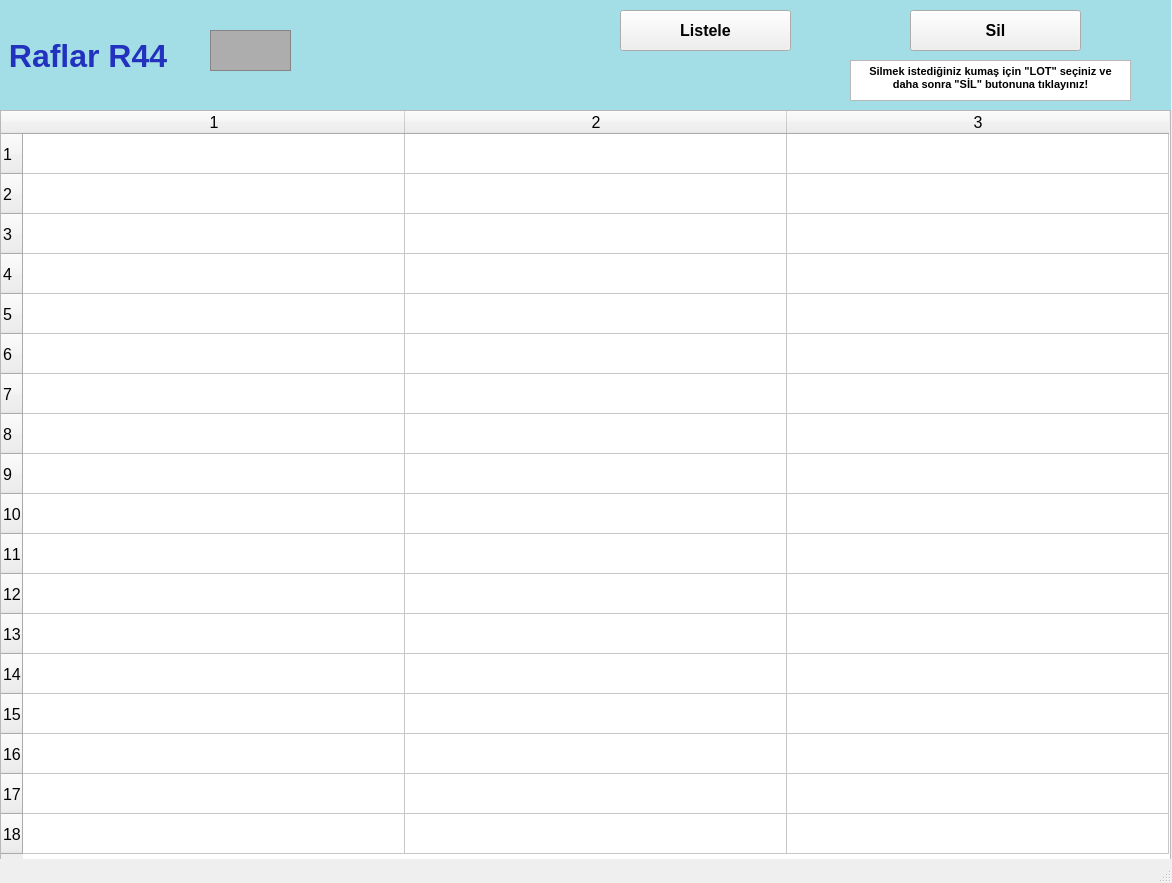
<?xml version="1.0" encoding="UTF-8"?>
<ui version="4.0">
 <class>raflarR44_ekran</class>
 <widget class="QMainWindow" name="raflarR44_ekran">
  <property name="geometry">
   <rect>
    <x>0</x>
    <y>0</y>
    <width>1172</width>
    <height>883</height>
   </rect>
  </property>
  <property name="font">
   <font>
    <pointsize>12</pointsize>
    <weight>50</weight>
    <bold>false</bold>
    <kerning>false</kerning>
   </font>
  </property>
  <property name="windowTitle">
   <string/>
  </property>
  <widget class="QWidget" name="centralwidget">
   <widget class="QLabel" name="raflarR1yazi_lbl">
    <property name="geometry">
     <rect>
      <x>0</x>
      <y>0</y>
      <width>1171</width>
      <height>111</height>
     </rect>
    </property>
    <property name="font">
     <font>
      <pointsize>24</pointsize>
      <weight>75</weight>
      <bold>true</bold>
     </font>
    </property>
    <property name="styleSheet">
     <string notr="true">background-color: rgb(163, 221, 229);
color: rgb(34, 50, 190);</string>
    </property>
    <property name="text">
     <string> Raflar R44</string>
    </property>
   </widget>
   <widget class="QFrame" name="raflarR1_img">
    <property name="geometry">
     <rect>
      <x>210</x>
      <y>30</y>
      <width>81</width>
      <height>41</height>
     </rect>
    </property>
    <property name="styleSheet">
     <string notr="true">background-color: rgb(173, 173, 173);</string>
    </property>
    <property name="frameShape">
     <enum>QFrame::StyledPanel</enum>
    </property>
    <property name="frameShadow">
     <enum>QFrame::Raised</enum>
    </property>
   </widget>
   <widget class="QTableWidget" name="R44_tw">
    <property name="geometry">
     <rect>
      <x>0</x>
      <y>110</y>
      <width>1171</width>
      <height>751</height>
     </rect>
    </property>
    <property name="baseSize">
     <size>
      <width>0</width>
      <height>0</height>
     </size>
    </property>
    <property name="rowCount">
     <number>18</number>
    </property>
    <property name="columnCount">
     <number>3</number>
    </property>
    <attribute name="horizontalHeaderVisible">
     <bool>true</bool>
    </attribute>
    <attribute name="horizontalHeaderCascadingSectionResizes">
     <bool>false</bool>
    </attribute>
    <attribute name="horizontalHeaderDefaultSectionSize">
     <number>382</number>
    </attribute>
    <attribute name="horizontalHeaderMinimumSectionSize">
     <number>38</number>
    </attribute>
    <attribute name="verticalHeaderDefaultSectionSize">
     <number>40</number>
    </attribute>
    <attribute name="verticalHeaderMinimumSectionSize">
     <number>23</number>
    </attribute>
    <row/>
    <row/>
    <row/>
    <row/>
    <row/>
    <row/>
    <row/>
    <row/>
    <row/>
    <row/>
    <row/>
    <row/>
    <row/>
    <row/>
    <row/>
    <row/>
    <row/>
    <row/>
    <column/>
    <column/>
    <column/>
   </widget>
   <widget class="QPushButton" name="listeleR44_btn">
    <property name="geometry">
     <rect>
      <x>620</x>
      <y>10</y>
      <width>171</width>
      <height>41</height>
     </rect>
    </property>
    <property name="font">
     <font>
      <pointsize>12</pointsize>
      <weight>75</weight>
      <bold>true</bold>
     </font>
    </property>
    <property name="text">
     <string>Listele</string>
    </property>
   </widget>
   <widget class="QPushButton" name="silR44_btn">
    <property name="geometry">
     <rect>
      <x>910</x>
      <y>10</y>
      <width>171</width>
      <height>41</height>
     </rect>
    </property>
    <property name="font">
     <font>
      <pointsize>12</pointsize>
      <weight>75</weight>
      <bold>true</bold>
     </font>
    </property>
    <property name="text">
     <string>Sil</string>
    </property>
   </widget>
   <widget class="QTextBrowser" name="textBrowser">
    <property name="geometry">
     <rect>
      <x>850</x>
      <y>60</y>
      <width>281</width>
      <height>41</height>
     </rect>
    </property>
    <property name="html">
     <string>&lt;!DOCTYPE HTML PUBLIC &quot;-//W3C//DTD HTML 4.0//EN&quot; &quot;http://www.w3.org/TR/REC-html40/strict.dtd&quot;&gt;
&lt;html&gt;&lt;head&gt;&lt;meta name=&quot;qrichtext&quot; content=&quot;1&quot; /&gt;&lt;style type=&quot;text/css&quot;&gt;
p, li { white-space: pre-wrap; }
&lt;/style&gt;&lt;/head&gt;&lt;body style=&quot; font-family:'MS Shell Dlg 2'; font-size:12pt; font-weight:400; font-style:normal;&quot;&gt;
&lt;p align=&quot;center&quot; style=&quot; margin-top:0px; margin-bottom:0px; margin-left:0px; margin-right:0px; -qt-block-indent:0; text-indent:0px;&quot;&gt;&lt;span style=&quot; font-size:8pt; font-weight:600;&quot;&gt;Silmek istediğiniz kumaş için &amp;quot;LOT&amp;quot; seçiniz ve daha sonra &amp;quot;SİL&amp;quot; butonuna tıklayınız!&lt;/span&gt;&lt;/p&gt;&lt;/body&gt;&lt;/html&gt;</string>
    </property>
   </widget>
  </widget>
  <widget class="QStatusBar" name="statusbar"/>
 </widget>
 <resources/>
 <connections/>
</ui>
